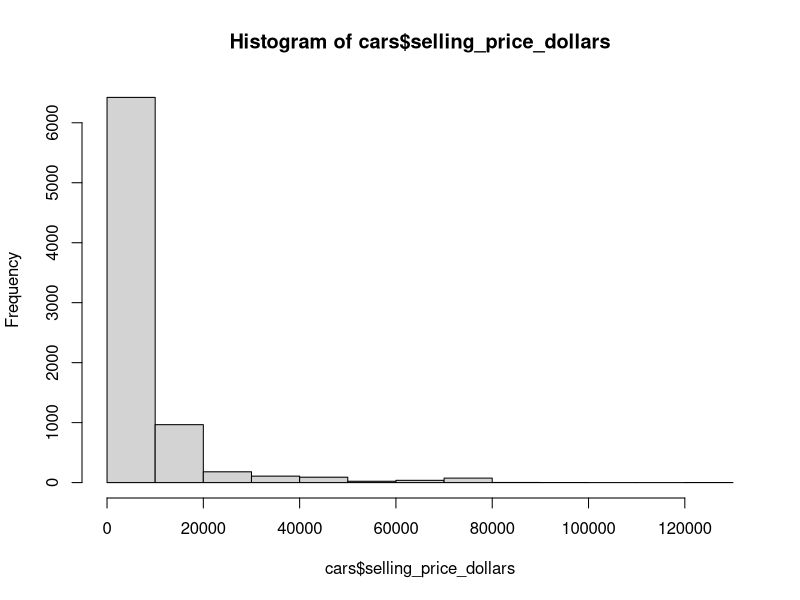
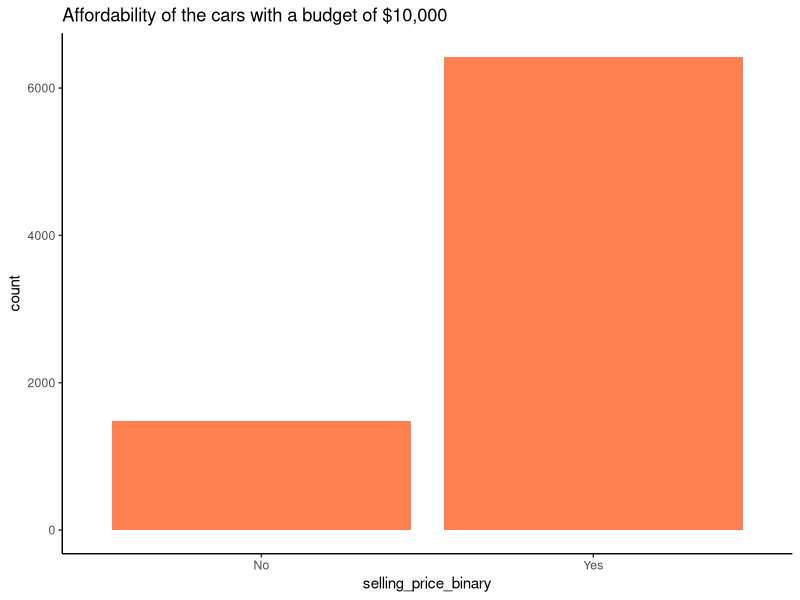
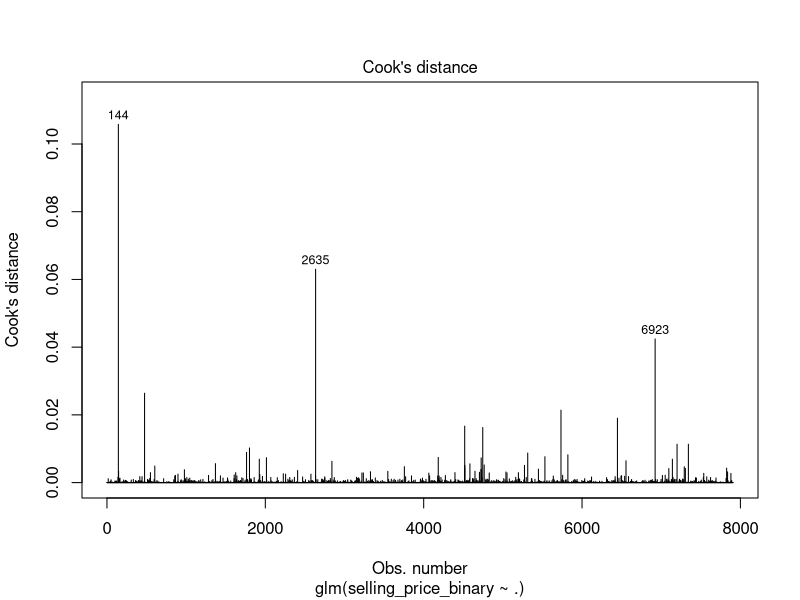

Source code (R) for these figures, in order:
## ---- chunk 1
knitr::opts_chunk$set(warning = FALSE, message = FALSE) 
## ---- chunk 2
library(readr)
library(dplyr)
library(stringr)
library(tidyr)

cars <- read_csv("data/cars_processed.csv")
head(cars)

cars$Make <- as.factor(cars$Make)
cars$fuel <- as.factor(cars$fuel)
cars$seller_type <- as.factor(cars$seller_type)
cars$transmission <- as.factor(cars$transmission)
cars$owner <- as.factor(cars$owner)
cars$selling_price_binary <- as.factor(cars$selling_price_binary)

summary(cars)
## ---- chunk 3
hist(cars$selling_price_dollars)
## ---- chunk 4
#Remove rows which selling_price_dollars is over 40000
#cars <- cars[!(cars$selling_price_dollars>40000),]
#hist(cars$selling_price_dollars)
## ---- chunk 5
#Remove redundant response (different formats): selling_price_dollars, selling_price
#Only the categorical response is required: selling_price_dollars
#Remove also year, since we already have age

cars <- cars %>% select(-c(selling_price_dollars, selling_price, year))
summary(cars)
## ---- chunk 6
library(ggplot2)
# Most basic bar chart
ggplot(cars, aes(x = selling_price_binary)) +
      geom_bar(fill = "coral") +
      theme_classic() +
    labs(
    title = "Affordability of the cars with a budget of $10,000",
  )

## ---- chunk 7
glm.multiple <- glm(selling_price_binary ~ .,
                    data=cars,
                    family="binomial")

summary(glm.multiple)
## ---- chunk 8
## Influence via Cook's distance:
cooks.distance(glm.multiple)
plot(glm.multiple, which=4)
## ---- chunk 9
#Removing observations 142, 2625 and 6896
cars <- cars[-c(144, 2635, 6923), ]

#Fit Logistic regression again
glm.multiple <- glm(selling_price_binary ~ .,
                    data=cars,
                    family="binomial")

summary(glm.multiple)
## ---- chunk 10
library(car)

vif(glm.multiple)
## ---- chunk 11
cars <- cars %>% select(-Make)

glm.multiple_red <- glm(selling_price_binary ~ .,
                    data=cars,
                    family="binomial")

vif(glm.multiple_red)
## ---- chunk 12
step(glm.multiple_red)
## ---- chunk 13
cars <- cars %>% select(-c(mileage, seats))

glm.multiple_final <- glm(selling_price_binary ~ .,
                      data=cars,
                     family="binomial")

summary(glm.multiple_final)
## ---- chunk 14
confint(glm.multiple_final, parm=c("transmissionManual", "engine", "max_power", "age"), level = 0.95)
## ---- chunk 15
#significance of full model/subset of predictors

glm.null <- glm(selling_price_binary ~ 1,
                data=cars,
                family="binomial")

# Test for significance of the full model:
anova(glm.null, glm.multiple_final, test = "LRT")
## ---- chunk 16
#Features I look for in a car

km_driven = 40000
fuel = "Petrol"
seller_type = "Individual"
transmission = "Automatic"
owner = "Second Owner"
engine = 1500
max_power = 120
age = 5

predict(glm.multiple_final, newdata=data.frame(km_driven=km_driven, fuel=fuel, seller_type=seller_type, transmission=transmission,
                                               owner=owner, engine=engine, max_power=max_power, age=age))

predict(glm.multiple_final, 
        newdata=data.frame(km_driven=km_driven, fuel=fuel, seller_type=seller_type, transmission=transmission,
                           owner=owner, engine=engine, max_power=max_power, age=age), 
        type='response')
